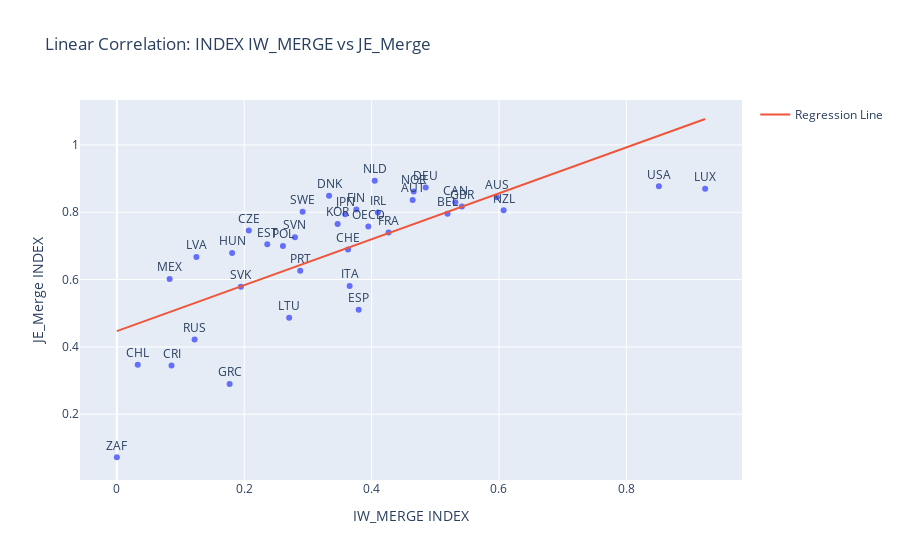

The cell this chart's notebook holds for it:
### Code cell
import plotly.express as px
from scipy.stats import linregress

# Calculate linear regression
slope, intercept, r_value, p_value, std_err = linregress(merged_df['INDEX_IW'], merged_df['INDEX_JE'])

# Print correlation results
print(f"Pearson correlation coefficient (r): {r_value:.4f}")
print(f"P-value: {p_value:.4g}")
print(f"Regression equation: INDEX_JE = {slope:.4f} * INDEX_IW + {intercept:.4f}")

# Add predicted values to DataFrame
merged_df['Predicted_JE'] = slope * merged_df['INDEX_IW'] + intercept

# Plot scatter with regression line
fig = px.scatter(merged_df, x='INDEX_IW', y='INDEX_JE', text='LOCATION',
                 title='Linear Correlation: INDEX IW_MERGE vs JE_Merge',
                 labels={'INDEX_IW': 'IW_MERGE INDEX', 'INDEX_JE': 'JE_Merge INDEX'})

# Add regression line
fig.add_scatter(x=merged_df['INDEX_IW'], y=merged_df['Predicted_JE'], mode='lines', name='Regression Line')

# Update layout
fig.update_traces(textposition='top center')
fig.update_layout(showlegend=True)

fig.show()

### Figure 1 — Plotly figure (JSON) as saved in the notebook; plotly's stock layout.template omitted (floating-point values rounded to 4 significant figures)
{"data": [{"hovertemplate": "IW_MERGE INDEX=%{x}<br>JE_Merge INDEX=%{y}<br>LOCATION=%{text}<extra></extra>", "legendgroup": "", "marker": {"color": "#636efa", "symbol": "circle"}, "mode": "markers+text", "name": "", "orientation": "v", "showlegend": false, "text": ["AUS", "AUT", "BEL", "CAN", "CHE", "CHL", "CRI", "CZE", "DEU", "DNK", "ESP", "EST", "FIN", "FRA", "GBR", "GRC", "HUN", "IRL", "ITA", "JPN", "KOR", "LTU", "LUX", "LVA", "MEX", "NLD", "NOR", "NZL", "OECD", "POL", "PRT", "RUS", "SVK", "SVN", "SWE", "USA", "ZAF"], "textposition": "top center", "type": "scatter", "x": [0.5968, 0.4645, 0.5192, 0.5314, 0.3631, 0.0328, 0.08585, 0.2072, 0.485, 0.3332, 0.3797, 0.2362, 0.3761, 0.4267, 0.5418, 0.177, 0.181, 0.4098, 0.3655, 0.3586, 0.3466, 0.2706, 0.9238, 0.1249, 0.08289, 0.4049, 0.4662, 0.6073, 0.3949, 0.2608, 0.288, 0.1221, 0.1947, 0.2797, 0.2917, 0.8511, 0.0], "xaxis": "x", "y": [0.8446, 0.8363, 0.7951, 0.8293, 0.6896, 0.3473, 0.3446, 0.7454, 0.8732, 0.8487, 0.5105, 0.7047, 0.8082, 0.7394, 0.8167, 0.2898, 0.679, 0.7989, 0.581, 0.7942, 0.7647, 0.4865, 0.8693, 0.6666, 0.6015, 0.8932, 0.8618, 0.8055, 0.7575, 0.6997, 0.626, 0.422, 0.5789, 0.726, 0.8016, 0.877, 0.07217], "yaxis": "y"}, {"mode": "lines", "name": "Regression Line", "textposition": "top center", "type": "scatter", "x": [0.5968, 0.4645, 0.5192, 0.5314, 0.3631, 0.0328, 0.08585, 0.2072, 0.485, 0.3332, 0.3797, 0.2362, 0.3761, 0.4267, 0.5418, 0.177, 0.181, 0.4098, 0.3655, 0.3586, 0.3466, 0.2706, 0.9238, 0.1249, 0.08289, 0.4049, 0.4662, 0.6073, 0.3949, 0.2608, 0.288, 0.1221, 0.1947, 0.2797, 0.2917, 0.8511, 0.0], "y": [0.8538, 0.7636, 0.8009, 0.8093, 0.6944, 0.4692, 0.5054, 0.5881, 0.7776, 0.6741, 0.7058, 0.6079, 0.7033, 0.7378, 0.8164, 0.5676, 0.5703, 0.7263, 0.6961, 0.6914, 0.6832, 0.6314, 1.077, 0.532, 0.5034, 0.723, 0.7648, 0.861, 0.7162, 0.6247, 0.6432, 0.5301, 0.5796, 0.6376, 0.6458, 1.027, 0.4468]}], "layout": {"legend": {"tracegroupgap": 0}, "showlegend": true, "title": {"text": "Linear Correlation: INDEX IW_MERGE vs JE_Merge"}, "xaxis": {"anchor": "y", "domain": [0, 1], "title": {"text": "IW_MERGE INDEX"}}, "yaxis": {"anchor": "x", "domain": [0, 1], "title": {"text": "JE_Merge INDEX"}}}}
